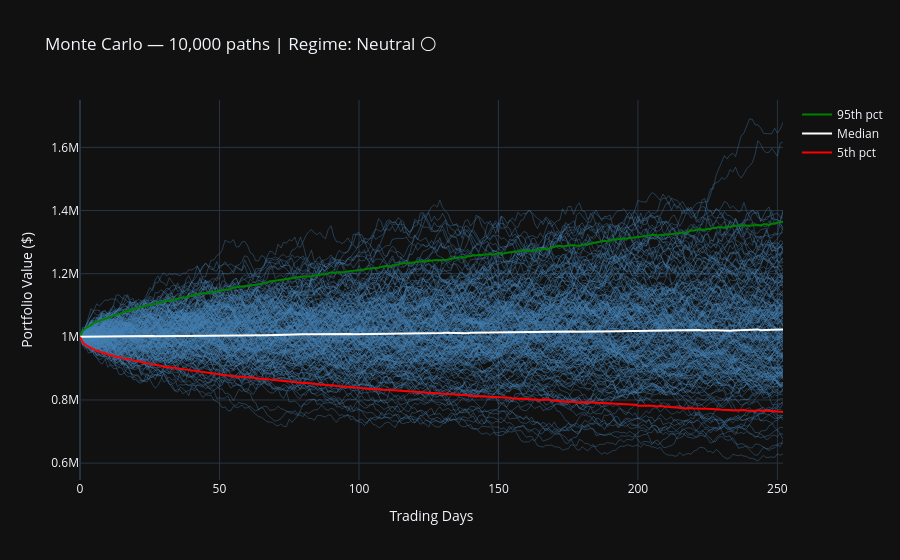

Notebook code for this chart:
### Markdown cell above
---
## Phase 4 — Regime-Aware Monte Carlo Simulator

### Code cell
HORIZON   = 252          # trading days (~1 year)
N_PATHS   = 10_000
PORT_VAL  = 1_000_000    # starting portfolio value ($)

# Regime parameters (from HMM fits; adjust to your calibration)
REGIMES = {
    'Bull 🟢':    {'drift': 0.12/252,  'vol': 0.12/np.sqrt(252)},
    'Neutral ⚪': {'drift': 0.04/252,  'vol': 0.18/np.sqrt(252)},
    'Bear 🔴':    {'drift': -0.08/252, 'vol': 0.28/np.sqrt(252)},
}

# Use current regime
regime = REGIMES.get(current_regime, REGIMES['Neutral ⚪'])
drift  = regime['drift']
vol    = regime['vol']

# Sentiment overlay: positive sentiment nudges drift up
drift_adj = drift + portfolio_sentiment * 0.0002

# Simulate GBM paths
dt      = 1
shocks  = np.random.normal(0, 1, (HORIZON, N_PATHS))
log_ret = (drift_adj - 0.5 * vol**2) * dt + vol * np.sqrt(dt) * shocks
paths   = PORT_VAL * np.exp(np.cumsum(log_ret, axis=0))
paths   = np.vstack([np.full(N_PATHS, PORT_VAL), paths])

# Summary stats
final = paths[-1]
var95 = np.percentile(final, 5)
cvar95 = final[final <= var95].mean()

# Plot a sample of paths + percentile bands
pct_5  = np.percentile(paths, 5,  axis=1)
pct_50 = np.percentile(paths, 50, axis=1)
pct_95 = np.percentile(paths, 95, axis=1)
days   = np.arange(HORIZON + 1)

fig = go.Figure()
# Show 200 random paths
for i in np.random.choice(N_PATHS, 200, replace=False):
    fig.add_trace(go.Scatter(x=days, y=paths[:, i],
                             line=dict(width=0.4, color='steelblue'),
                             showlegend=False))
fig.add_trace(go.Scatter(x=days, y=pct_95, name='95th pct',
                         line=dict(color='green', width=2)))
fig.add_trace(go.Scatter(x=days, y=pct_50, name='Median',
                         line=dict(color='white', width=2)))
fig.add_trace(go.Scatter(x=days, y=pct_5,  name='5th pct',
                         line=dict(color='red', width=2)))
fig.update_layout(
    title=f'Monte Carlo — {N_PATHS:,} paths | Regime: {current_regime}',
    xaxis_title='Trading Days', yaxis_title='Portfolio Value ($)',
    template='plotly_dark'
)
fig.show()

print(f'\n📉 1-Year Risk Summary (regime: {current_regime})')
print(f'  Median final value : ${pct_50[-1]:>12,.0f}')
print(f'  95th pct           : ${pct_95[-1]:>12,.0f}')
print(f'  5th  pct           : ${pct_5[-1]:>12,.0f}')
print(f'  VaR  95%           : ${PORT_VAL - var95:>12,.0f}  ({1 - var95/PORT_VAL:.2%} loss)')
print(f'  CVaR 95%           : ${PORT_VAL - cvar95:>12,.0f}  ({1 - cvar95/PORT_VAL:.2%} loss)')

### Figure 1 — Plotly figure (JSON) as saved in the notebook; plotly's stock layout.template omitted (floating-point values rounded to 4 significant figures; data arrays with more than 128 entries replaced by an {"elided": "..."} marker saying what was removed)
{"data": [{"line": {"color": "steelblue", "width": 0.4}, "showlegend": false, "type": "scatter", "x": {"elided": "253 int values"}, "y": {"elided": "253 float values"}}, {"line": {"color": "steelblue", "width": 0.4}, "showlegend": false, "type": "scatter", "x": {"elided": "253 int values"}, "y": {"elided": "253 float values"}}, {"line": {"color": "steelblue", "width": 0.4}, "showlegend": false, "type": "scatter", "x": {"elided": "253 int values"}, "y": {"elided": "253 float values"}}, {"line": {"color": "steelblue", "width": 0.4}, "showlegend": false, "type": "scatter", "x": {"elided": "253 int values"}, "y": {"elided": "253 float values"}}, {"line": {"color": "steelblue", "width": 0.4}, "showlegend": false, "type": "scatter", "x": {"elided": "253 int values"}, "y": {"elided": "253 float values"}}, {"line": {"color": "steelblue", "width": 0.4}, "showlegend": false, "type": "scatter", "x": {"elided": "253 int values"}, "y": {"elided": "253 float values"}}, {"line": {"color": "steelblue", "width": 0.4}, "showlegend": false, "type": "scatter", "x": {"elided": "253 int values"}, "y": {"elided": "253 float values"}}, {"line": {"color": "steelblue", "width": 0.4}, "showlegend": false, "type": "scatter", "x": {"elided": "253 int values"}, "y": {"elided": "253 float values"}}, {"line": {"color": "steelblue", "width": 0.4}, "showlegend": false, "type": "scatter", "x": {"elided": "253 int values"}, "y": {"elided": "253 float values"}}, {"line": {"color": "steelblue", "width": 0.4}, "showlegend": false, "type": "scatter", "x": {"elided": "253 int values"}, "y": {"elided": "253 float values"}}, {"line": {"color": "steelblue", "width": 0.4}, "showlegend": false, "type": "scatter", "x": {"elided": "253 int values"}, "y": {"elided": "253 float values"}}, {"line": {"color": "steelblue", "width": 0.4}, "showlegend": false, "type": "scatter", "x": {"elided": "253 int values"}, "y": {"elided": "253 float values"}}, {"line": {"color": "steelblue", "width": 0.4}, "showlegend": false, "type": "scatter", "x": {"elided": "253 int values"}, "y": {"elided": "253 float values"}}, {"line": {"color": "steelblue", "width": 0.4}, "showlegend": false, "type": "scatter", "x": {"elided": "253 int values"}, "y": {"elided": "253 float values"}}, {"line": {"color": "steelblue", "width": 0.4}, "showlegend": false, "type": "scatter", "x": {"elided": "253 int values"}, "y": {"elided": "253 float values"}}, {"line": {"color": "steelblue", "width": 0.4}, "showlegend": false, "type": "scatter", "x": {"elided": "253 int values"}, "y": {"elided": "253 float values"}}, {"line": {"color": "steelblue", "width": 0.4}, "showlegend": false, "type": "scatter", "x": {"elided": "253 int values"}, "y": {"elided": "253 float values"}}, {"line": {"color": "steelblue", "width": 0.4}, "showlegend": false, "type": "scatter", "x": {"elided": "253 int values"}, "y": {"elided": "253 float values"}}, {"line": {"color": "steelblue", "width": 0.4}, "showlegend": false, "type": "scatter", "x": {"elided": "253 int values"}, "y": {"elided": "253 float values"}}, {"line": {"color": "steelblue", "width": 0.4}, "showlegend": false, "type": "scatter", "x": {"elided": "253 int values"}, "y": {"elided": "253 float values"}}, {"line": {"color": "steelblue", "width": 0.4}, "showlegend": false, "type": "scatter", "x": {"elided": "253 int values"}, "y": {"elided": "253 float values"}}, {"line": {"color": "steelblue", "width": 0.4}, "showlegend": false, "type": "scatter", "x": {"elided": "253 int values"}, "y": {"elided": "253 float values"}}, {"line": {"color": "steelblue", "width": 0.4}, "showlegend": false, "type": "scatter", "x": {"elided": "253 int values"}, "y": {"elided": "253 float values"}}, {"line": {"color": "steelblue", "width": 0.4}, "showlegend": false, "type": "scatter", "x": {"elided": "253 int values"}, "y": {"elided": "253 float values"}}, {"line": {"color": "steelblue", "width": 0.4}, "showlegend": false, "type": "scatter", "x": {"elided": "253 int values"}, "y": {"elided": "253 float values"}}, {"line": {"color": "steelblue", "width": 0.4}, "showlegend": false, "type": "scatter", "x": {"elided": "253 int values"}, "y": {"elided": "253 float values"}}, {"line": {"color": "steelblue", "width": 0.4}, "showlegend": false, "type": "scatter", "x": {"elided": "253 int values"}, "y": {"elided": "253 float values"}}, {"line": {"color": "steelblue", "width": 0.4}, "showlegend": false, "type": "scatter", "x": {"elided": "253 int values"}, "y": {"elided": "253 float values"}}, {"line": {"color": "steelblue", "width": 0.4}, "showlegend": false, "type": "scatter", "x": {"elided": "253 int values"}, "y": {"elided": "253 float values"}}, {"line": {"color": "steelblue", "width": 0.4}, "showlegend": false, "type": "scatter", "x": {"elided": "253 int values"}, "y": {"elided": "253 float values"}}, {"line": {"color": "steelblue", "width": 0.4}, "showlegend": false, "type": "scatter", "x": {"elided": "253 int values"}, "y": {"elided": "253 float values"}}, {"line": {"color": "steelblue", "width": 0.4}, "showlegend": false, "type": "scatter", "x": {"elided": "253 int values"}, "y": {"elided": "253 float values"}}, {"line": {"color": "steelblue", "width": 0.4}, "showlegend": false, "type": "scatter", "x": {"elided": "253 int values"}, "y": {"elided": "253 float values"}}, {"line": {"color": "steelblue", "width": 0.4}, "showlegend": false, "type": "scatter", "x": {"elided": "253 int values"}, "y": {"elided": "253 float values"}}, {"line": {"color": "steelblue", "width": 0.4}, "showlegend": false, "type": "scatter", "x": {"elided": "253 int values"}, "y": {"elided": "253 float values"}}, {"line": {"color": "steelblue", "width": 0.4}, "showlegend": false, "type": "scatter", "x": {"elided": "253 int values"}, "y": {"elided": "253 float values"}}, {"line": {"color": "steelblue", "width": 0.4}, "showlegend": false, "type": "scatter", "x": {"elided": "253 int values"}, "y": {"elided": "253 float values"}}, {"line": {"color": "steelblue", "width": 0.4}, "showlegend": false, "type": "scatter", "x": {"elided": "253 int values"}, "y": {"elided": "253 float values"}}, {"line": {"color": "steelblue", "width": 0.4}, "showlegend": false, "type": "scatter", "x": {"elided": "253 int values"}, "y": {"elided": "253 float values"}}, {"line": {"color": "steelblue", "width": 0.4}, "showlegend": false, "type": "scatter", "x": {"elided": "253 int values"}, "y": {"elided": "253 float values"}}, {"line": {"color": "steelblue", "width": 0.4}, "showlegend": false, "type": "scatter", "x": {"elided": "253 int values"}, "y": {"elided": "253 float values"}}, {"line": {"color": "steelblue", "width": 0.4}, "showlegend": false, "type": "scatter", "x": {"elided": "253 int values"}, "y": {"elided": "253 float values"}}, {"line": {"color": "steelblue", "width": 0.4}, "showlegend": false, "type": "scatter", "x": {"elided": "253 int values"}, "y": {"elided": "253 float values"}}, {"line": {"color": "steelblue", "width": 0.4}, "showlegend": false, "type": "scatter", "x": {"elided": "253 int values"}, "y": {"elided": "253 float values"}}, {"line": {"color": "steelblue", "width": 0.4}, "showlegend": false, "type": "scatter", "x": {"elided": "253 int values"}, "y": {"elided": "253 float values"}}, {"line": {"color": "steelblue", "width": 0.4}, "showlegend": false, "type": "scatter", "x": {"elided": "253 int values"}, "y": {"elided": "253 float values"}}, {"line": {"color": "steelblue", "width": 0.4}, "showlegend": false, "type": "scatter", "x": {"elided": "253 int values"}, "y": {"elided": "253 float values"}}, {"line": {"color": "steelblue", "width": 0.4}, "showlegend": false, "type": "scatter", "x": {"elided": "253 int values"}, "y": {"elided": "253 float values"}}, {"line": {"color": "steelblue", "width": 0.4}, "showlegend": false, "type": "scatter", "x": {"elided": "253 int values"}, "y": {"elided": "253 float values"}}, {"line": {"color": "steelblue", "width": 0.4}, "showlegend": false, "type": "scatter", "x": {"elided": "253 int values"}, "y": {"elided": "253 float values"}}, {"line": {"color": "steelblue", "width": 0.4}, "showlegend": false, "type": "scatter", "x": {"elided": "253 int values"}, "y": {"elided": "253 float values"}}, {"line": {"color": "steelblue", "width": 0.4}, "showlegend": false, "type": "scatter", "x": {"elided": "253 int values"}, "y": {"elided": "253 float values"}}, {"line": {"color": "steelblue", "width": 0.4}, "showlegend": false, "type": "scatter", "x": {"elided": "253 int values"}, "y": {"elided": "253 float values"}}, {"line": {"color": "steelblue", "width": 0.4}, "showlegend": false, "type": "scatter", "x": {"elided": "253 int values"}, "y": {"elided": "253 float values"}}, {"line": {"color": "steelblue", "width": 0.4}, "showlegend": false, "type": "scatter", "x": {"elided": "253 int values"}, "y": {"elided": "253 float values"}}, {"line": {"color": "steelblue", "width": 0.4}, "showlegend": false, "type": "scatter", "x": {"elided": "253 int values"}, "y": {"elided": "253 float values"}}, {"line": {"color": "steelblue", "width": 0.4}, "showlegend": false, "type": "scatter", "x": {"elided": "253 int values"}, "y": {"elided": "253 float values"}}, {"line": {"color": "steelblue", "width": 0.4}, "showlegend": false, "type": "scatter", "x": {"elided": "253 int values"}, "y": {"elided": "253 float values"}}, {"line": {"color": "steelblue", "width": 0.4}, "showlegend": false, "type": "scatter", "x": {"elided": "253 int values"}, "y": {"elided": "253 float values"}}, {"line": {"color": "steelblue", "width": 0.4}, "showlegend": false, "type": "scatter", "x": {"elided": "253 int values"}, "y": {"elided": "253 float values"}}, {"line": {"color": "steelblue", "width": 0.4}, "showlegend": false, "type": "scatter", "x": {"elided": "253 int values"}, "y": {"elided": "253 float values"}}, {"line": {"color": "steelblue", "width": 0.4}, "showlegend": false, "type": "scatter", "x": {"elided": "253 int values"}, "y": {"elided": "253 float values"}}, {"line": {"color": "steelblue", "width": 0.4}, "showlegend": false, "type": "scatter", "x": {"elided": "253 int values"}, "y": {"elided": "253 float values"}}, {"line": {"color": "steelblue", "width": 0.4}, "showlegend": false, "type": "scatter", "x": {"elided": "253 int values"}, "y": {"elided": "253 float values"}}, {"line": {"color": "steelblue", "width": 0.4}, "showlegend": false, "type": "scatter", "x": {"elided": "253 int values"}, "y": {"elided": "253 float values"}}, {"line": {"color": "steelblue", "width": 0.4}, "showlegend": false, "type": "scatter", "x": {"elided": "253 int values"}, "y": {"elided": "253 float values"}}, {"line": {"color": "steelblue", "width": 0.4}, "showlegend": false, "type": "scatter", "x": {"elided": "253 int values"}, "y": {"elided": "253 float values"}}, {"line": {"color": "steelblue", "width": 0.4}, "showlegend": false, "type": "scatter", "x": {"elided": "253 int values"}, "y": {"elided": "253 float values"}}, {"line": {"color": "steelblue", "width": 0.4}, "showlegend": false, "type": "scatter", "x": {"elided": "253 int values"}, "y": {"elided": "253 float values"}}, {"line": {"color": "steelblue", "width": 0.4}, "showlegend": false, "type": "scatter", "x": {"elided": "253 int values"}, "y": {"elided": "253 float values"}}, {"line": {"color": "steelblue", "width": 0.4}, "showlegend": false, "type": "scatter", "x": {"elided": "253 int values"}, "y": {"elided": "253 float values"}}, {"line": {"color": "steelblue", "width": 0.4}, "showlegend": false, "type": "scatter", "x": {"elided": "253 int values"}, "y": {"elided": "253 float values"}}, {"line": {"color": "steelblue", "width": 0.4}, "showlegend": false, "type": "scatter", "x": {"elided": "253 int values"}, "y": {"elided": "253 float values"}}, {"line": {"color": "steelblue", "width": 0.4}, "showlegend": false, "type": "scatter", "x": {"elided": "253 int values"}, "y": {"elided": "253 float values"}}, {"line": {"color": "steelblue", "width": 0.4}, "showlegend": false, "type": "scatter", "x": {"elided": "253 int values"}, "y": {"elided": "253 float values"}}, {"line": {"color": "steelblue", "width": 0.4}, "showlegend": false, "type": "scatter", "x": {"elided": "253 int values"}, "y": {"elided": "253 float values"}}, {"line": {"color": "steelblue", "width": 0.4}, "showlegend": false, "type": "scatter", "x": {"elided": "253 int values"}, "y": {"elided": "253 float values"}}, {"line": {"color": "steelblue", "width": 0.4}, "showlegend": false, "type": "scatter", "x": {"elided": "253 int values"}, "y": {"elided": "253 float values"}}, {"line": {"color": "steelblue", "width": 0.4}, "showlegend": false, "type": "scatter", "x": {"elided": "253 int values"}, "y": {"elided": "253 float values"}}, {"line": {"color": "steelblue", "width": 0.4}, "showlegend": false, "type": "scatter", "x": {"elided": "253 int values"}, "y": {"elided": "253 float values"}}, {"line": {"color": "steelblue", "width": 0.4}, "showlegend": false, "type": "scatter", "x": {"elided": "253 int values"}, "y": {"elided": "253 float values"}}, {"line": {"color": "steelblue", "width": 0.4}, "showlegend": false, "type": "scatter", "x": {"elided": "253 int values"}, "y": {"elided": "253 float values"}}, {"line": {"color": "steelblue", "width": 0.4}, "showlegend": false, "type": "scatter", "x": {"elided": "253 int values"}, "y": {"elided": "253 float values"}}, {"line": {"color": "steelblue", "width": 0.4}, "showlegend": false, "type": "scatter", "x": {"elided": "253 int values"}, "y": {"elided": "253 float values"}}, {"line": {"color": "steelblue", "width": 0.4}, "showlegend": false, "type": "scatter", "x": {"elided": "253 int values"}, "y": {"elided": "253 float values"}}, {"line": {"color": "steelblue", "width": 0.4}, "showlegend": false, "type": "scatter", "x": {"elided": "253 int values"}, "y": {"elided": "253 float values"}}, {"line": {"color": "steelblue", "width": 0.4}, "showlegend": false, "type": "scatter", "x": {"elided": "253 int values"}, "y": {"elided": "253 float values"}}, {"line": {"color": "steelblue", "width": 0.4}, "showlegend": false, "type": "scatter", "x": {"elided": "253 int values"}, "y": {"elided": "253 float values"}}, {"line": {"color": "steelblue", "width": 0.4}, "showlegend": false, "type": "scatter", "x": {"elided": "253 int values"}, "y": {"elided": "253 float values"}}, {"line": {"color": "steelblue", "width": 0.4}, "showlegend": false, "type": "scatter", "x": {"elided": "253 int values"}, "y": {"elided": "253 float values"}}, {"line": {"color": "steelblue", "width": 0.4}, "showlegend": false, "type": "scatter", "x": {"elided": "253 int values"}, "y": {"elided": "253 float values"}}, {"line": {"color": "steelblue", "width": 0.4}, "showlegend": false, "type": "scatter", "x": {"elided": "253 int values"}, "y": {"elided": "253 float values"}}, {"line": {"color": "steelblue", "width": 0.4}, "showlegend": false, "type": "scatter", "x": {"elided": "253 int values"}, "y": {"elided": "253 float values"}}, {"line": {"color": "steelblue", "width": 0.4}, "showlegend": false, "type": "scatter", "x": {"elided": "253 int values"}, "y": {"elided": "253 float values"}}, {"line": {"color": "steelblue", "width": 0.4}, "showlegend": false, "type": "scatter", "x": {"elided": "253 int values"}, "y": {"elided": "253 float values"}}, {"line": {"color": "steelblue", "width": 0.4}, "showlegend": false, "type": "scatter", "x": {"elided": "253 int values"}, "y": {"elided": "253 float values"}}, {"line": {"color": "steelblue", "width": 0.4}, "showlegend": false, "type": "scatter", "x": {"elided": "253 int values"}, "y": {"elided": "253 float values"}}, {"line": {"color": "steelblue", "width": 0.4}, "showlegend": false, "type": "scatter", "x": {"elided": "253 int values"}, "y": {"elided": "253 float values"}}, {"line": {"color": "steelblue", "width": 0.4}, "showlegend": false, "type": "scatter", "x": {"elided": "253 int values"}, "y": {"elided": "253 float values"}}, {"line": {"color": "steelblue", "width": 0.4}, "showlegend": false, "type": "scatter", "x": {"elided": "253 int values"}, "y": {"elided": "253 float values"}}, {"line": {"color": "steelblue", "width": 0.4}, "showlegend": false, "type": "scatter", "x": {"elided": "253 int values"}, "y": {"elided": "253 float values"}}, {"line": {"color": "steelblue", "width": 0.4}, "showlegend": false, "type": "scatter", "x": {"elided": "253 int values"}, "y": {"elided": "253 float values"}}, {"line": {"color": "steelblue", "width": 0.4}, "showlegend": false, "type": "scatter", "x": {"elided": "253 int values"}, "y": {"elided": "253 float values"}}, {"line": {"color": "steelblue", "width": 0.4}, "showlegend": false, "type": "scatter", "x": {"elided": "253 int values"}, "y": {"elided": "253 float values"}}, {"line": {"color": "steelblue", "width": 0.4}, "showlegend": false, "type": "scatter", "x": {"elided": "253 int values"}, "y": {"elided": "253 float values"}}, {"line": {"color": "steelblue", "width": 0.4}, "showlegend": false, "type": "scatter", "x": {"elided": "253 int values"}, "y": {"elided": "253 float values"}}, {"line": {"color": "steelblue", "width": 0.4}, "showlegend": false, "type": "scatter", "x": {"elided": "253 int values"}, "y": {"elided": "253 float values"}}, {"line": {"color": "steelblue", "width": 0.4}, "showlegend": false, "type": "scatter", "x": {"elided": "253 int values"}, "y": {"elided": "253 float values"}}, {"line": {"color": "steelblue", "width": 0.4}, "showlegend": false, "type": "scatter", "x": {"elided": "253 int values"}, "y": {"elided": "253 float values"}}, {"line": {"color": "steelblue", "width": 0.4}, "showlegend": false, "type": "scatter", "x": {"elided": "253 int values"}, "y": {"elided": "253 float values"}}, {"line": {"color": "steelblue", "width": 0.4}, "showlegend": false, "type": "scatter", "x": {"elided": "253 int values"}, "y": {"elided": "253 float values"}}, {"line": {"color": "steelblue", "width": 0.4}, "showlegend": false, "type": "scatter", "x": {"elided": "253 int values"}, "y": {"elided": "253 float values"}}, {"line": {"color": "steelblue", "width": 0.4}, "showlegend": false, "type": "scatter", "x": {"elided": "253 int values"}, "y": {"elided": "253 float values"}}, {"line": {"color": "steelblue", "width": 0.4}, "showlegend": false, "type": "scatter", "x": {"elided": "253 int values"}, "y": {"elided": "253 float values"}}, {"line": {"color": "steelblue", "width": 0.4}, "showlegend": false, "type": "scatter", "x": {"elided": "253 int values"}, "y": {"elided": "253 float values"}}, {"line": {"color": "steelblue", "width": 0.4}, "showlegend": false, "type": "scatter", "x": {"elided": "253 int values"}, "y": {"elided": "253 float values"}}, {"line": {"color": "steelblue", "width": 0.4}, "showlegend": false, "type": "scatter", "x": {"elided": "253 int values"}, "y": {"elided": "253 float values"}}, {"line": {"color": "steelblue", "width": 0.4}, "showlegend": false, "type": "scatter", "x": {"elided": "253 int values"}, "y": {"elided": "253 float values"}}, {"line": {"color": "steelblue", "width": 0.4}, "showlegend": false, "type": "scatter", "x": {"elided": "253 int values"}, "y": {"elided": "253 float values"}}, {"line": {"color": "steelblue", "width": 0.4}, "showlegend": false, "type": "scatter", "x": {"elided": "253 int values"}, "y": {"elided": "253 float values"}}, {"line": {"color": "steelblue", "width": 0.4}, "showlegend": false, "type": "scatter", "x": {"elided": "253 int values"}, "y": {"elided": "253 float values"}}, {"line": {"color": "steelblue", "width": 0.4}, "showlegend": false, "type": "scatter", "x": {"elided": "253 int values"}, "y": {"elided": "253 float values"}}, {"line": {"color": "steelblue", "width": 0.4}, "showlegend": false, "type": "scatter", "x": {"elided": "253 int values"}, "y": {"elided": "253 float values"}}, {"line": {"color": "steelblue", "width": 0.4}, "showlegend": false, "type": "scatter", "x": {"elided": "253 int values"}, "y": {"elided": "253 float values"}}, {"line": {"color": "steelblue", "width": 0.4}, "showlegend": false, "type": "scatter", "x": {"elided": "253 int values"}, "y": {"elided": "253 float values"}}, {"line": {"color": "steelblue", "width": 0.4}, "showlegend": false, "type": "scatter", "x": {"elided": "253 int values"}, "y": {"elided": "253 float values"}}, {"line": {"color": "steelblue", "width": 0.4}, "showlegend": false, "type": "scatter", "x": {"elided": "253 int values"}, "y": {"elided": "253 float values"}}, {"line": {"color": "steelblue", "width": 0.4}, "showlegend": false, "type": "scatter", "x": {"elided": "253 int values"}, "y": {"elided": "253 float values"}}, {"line": {"color": "steelblue", "width": 0.4}, "showlegend": false, "type": "scatter", "x": {"elided": "253 int values"}, "y": {"elided": "253 float values"}}, {"line": {"color": "steelblue", "width": 0.4}, "showlegend": false, "type": "scatter", "x": {"elided": "253 int values"}, "y": {"elided": "253 float values"}}, {"line": {"color": "steelblue", "width": 0.4}, "showlegend": false, "type": "scatter", "x": {"elided": "253 int values"}, "y": {"elided": "253 float values"}}, {"line": {"color": "steelblue", "width": 0.4}, "showlegend": false, "type": "scatter", "x": {"elided": "253 int values"}, "y": {"elided": "253 float values"}}, {"line": {"color": "steelblue", "width": 0.4}, "showlegend": false, "type": "scatter", "x": {"elided": "253 int values"}, "y": {"elided": "253 float values"}}, {"line": {"color": "steelblue", "width": 0.4}, "showlegend": false, "type": "scatter", "x": {"elided": "253 int values"}, "y": {"elided": "253 float values"}}, {"line": {"color": "steelblue", "width": 0.4}, "showlegend": false, "type": "scatter", "x": {"elided": "253 int values"}, "y": {"elided": "253 float values"}}, {"line": {"color": "steelblue", "width": 0.4}, "showlegend": false, "type": "scatter", "x": {"elided": "253 int values"}, "y": {"elided": "253 float values"}}, {"line": {"color": "steelblue", "width": 0.4}, "showlegend": false, "type": "scatter", "x": {"elided": "253 int values"}, "y": {"elided": "253 float values"}}, {"line": {"color": "steelblue", "width": 0.4}, "showlegend": false, "type": "scatter", "x": {"elided": "253 int values"}, "y": {"elided": "253 float values"}}, {"line": {"color": "steelblue", "width": 0.4}, "showlegend": false, "type": "scatter", "x": {"elided": "253 int values"}, "y": {"elided": "253 float values"}}, {"line": {"color": "steelblue", "width": 0.4}, "showlegend": false, "type": "scatter", "x": {"elided": "253 int values"}, "y": {"elided": "253 float values"}}, {"line": {"color": "steelblue", "width": 0.4}, "showlegend": false, "type": "scatter", "x": {"elided": "253 int values"}, "y": {"elided": "253 float values"}}, {"line": {"color": "steelblue", "width": 0.4}, "showlegend": false, "type": "scatter", "x": {"elided": "253 int values"}, "y": {"elided": "253 float values"}}, {"line": {"color": "steelblue", "width": 0.4}, "showlegend": false, "type": "scatter", "x": {"elided": "253 int values"}, "y": {"elided": "253 float values"}}, {"line": {"color": "steelblue", "width": 0.4}, "showlegend": false, "type": "scatter", "x": {"elided": "253 int values"}, "y": {"elided": "253 float values"}}, {"line": {"color": "steelblue", "width": 0.4}, "showlegend": false, "type": "scatter", "x": {"elided": "253 int values"}, "y": {"elided": "253 float values"}}, {"line": {"color": "steelblue", "width": 0.4}, "showlegend": false, "type": "scatter", "x": {"elided": "253 int values"}, "y": {"elided": "253 float values"}}, {"line": {"color": "steelblue", "width": 0.4}, "showlegend": false, "type": "scatter", "x": {"elided": "253 int values"}, "y": {"elided": "253 float values"}}, {"line": {"color": "steelblue", "width": 0.4}, "showlegend": false, "type": "scatter", "x": {"elided": "253 int values"}, "y": {"elided": "253 float values"}}, {"line": {"color": "steelblue", "width": 0.4}, "showlegend": false, "type": "scatter", "x": {"elided": "253 int values"}, "y": {"elided": "253 float values"}}, {"line": {"color": "steelblue", "width": 0.4}, "showlegend": false, "type": "scatter", "x": {"elided": "253 int values"}, "y": {"elided": "253 float values"}}, {"line": {"color": "steelblue", "width": 0.4}, "showlegend": false, "type": "scatter", "x": {"elided": "253 int values"}, "y": {"elided": "253 float values"}}, {"line": {"color": "steelblue", "width": 0.4}, "showlegend": false, "type": "scatter", "x": {"elided": "253 int values"}, "y": {"elided": "253 float values"}}, {"line": {"color": "steelblue", "width": 0.4}, "showlegend": false, "type": "scatter", "x": {"elided": "253 int values"}, "y": {"elided": "253 float values"}}, {"line": {"color": "steelblue", "width": 0.4}, "showlegend": false, "type": "scatter", "x": {"elided": "253 int values"}, "y": {"elided": "253 float values"}}, {"line": {"color": "steelblue", "width": 0.4}, "showlegend": false, "type": "scatter", "x": {"elided": "253 int values"}, "y": {"elided": "253 float values"}}, {"line": {"color": "steelblue", "width": 0.4}, "showlegend": false, "type": "scatter", "x": {"elided": "253 int values"}, "y": {"elided": "253 float values"}}, {"line": {"color": "steelblue", "width": 0.4}, "showlegend": false, "type": "scatter", "x": {"elided": "253 int values"}, "y": {"elided": "253 float values"}}, {"line": {"color": "steelblue", "width": 0.4}, "showlegend": false, "type": "scatter", "x": {"elided": "253 int values"}, "y": {"elided": "253 float values"}}, {"line": {"color": "steelblue", "width": 0.4}, "showlegend": false, "type": "scatter", "x": {"elided": "253 int values"}, "y": {"elided": "253 float values"}}, {"line": {"color": "steelblue", "width": 0.4}, "showlegend": false, "type": "scatter", "x": {"elided": "253 int values"}, "y": {"elided": "253 float values"}}, {"line": {"color": "steelblue", "width": 0.4}, "showlegend": false, "type": "scatter", "x": {"elided": "253 int values"}, "y": {"elided": "253 float values"}}, {"line": {"color": "steelblue", "width": 0.4}, "showlegend": false, "type": "scatter", "x": {"elided": "253 int values"}, "y": {"elided": "253 float values"}}, {"line": {"color": "steelblue", "width": 0.4}, "showlegend": false, "type": "scatter", "x": {"elided": "253 int values"}, "y": {"elided": "253 float values"}}, {"line": {"color": "steelblue", "width": 0.4}, "showlegend": false, "type": "scatter", "x": {"elided": "253 int values"}, "y": {"elided": "253 float values"}}, {"line": {"color": "steelblue", "width": 0.4}, "showlegend": false, "type": "scatter", "x": {"elided": "253 int values"}, "y": {"elided": "253 float values"}}, {"line": {"color": "steelblue", "width": 0.4}, "showlegend": false, "type": "scatter", "x": {"elided": "253 int values"}, "y": {"elided": "253 float values"}}, {"line": {"color": "steelblue", "width": 0.4}, "showlegend": false, "type": "scatter", "x": {"elided": "253 int values"}, "y": {"elided": "253 float values"}}, {"line": {"color": "steelblue", "width": 0.4}, "showlegend": false, "type": "scatter", "x": {"elided": "253 int values"}, "y": {"elided": "253 float values"}}, {"line": {"color": "steelblue", "width": 0.4}, "showlegend": false, "type": "scatter", "x": {"elided": "253 int values"}, "y": {"elided": "253 float values"}}, {"line": {"color": "steelblue", "width": 0.4}, "showlegend": false, "type": "scatter", "x": {"elided": "253 int values"}, "y": {"elided": "253 float values"}}, {"line": {"color": "steelblue", "width": 0.4}, "showlegend": false, "type": "scatter", "x": {"elided": "253 int values"}, "y": {"elided": "253 float values"}}, {"line": {"color": "steelblue", "width": 0.4}, "showlegend": false, "type": "scatter", "x": {"elided": "253 int values"}, "y": {"elided": "253 float values"}}, {"line": {"color": "steelblue", "width": 0.4}, "showlegend": false, "type": "scatter", "x": {"elided": "253 int values"}, "y": {"elided": "253 float values"}}, {"line": {"color": "steelblue", "width": 0.4}, "showlegend": false, "type": "scatter", "x": {"elided": "253 int values"}, "y": {"elided": "253 float values"}}, {"line": {"color": "steelblue", "width": 0.4}, "showlegend": false, "type": "scatter", "x": {"elided": "253 int values"}, "y": {"elided": "253 float values"}}, {"line": {"color": "steelblue", "width": 0.4}, "showlegend": false, "type": "scatter", "x": {"elided": "253 int values"}, "y": {"elided": "253 float values"}}, {"line": {"color": "steelblue", "width": 0.4}, "showlegend": false, "type": "scatter", "x": {"elided": "253 int values"}, "y": {"elided": "253 float values"}}, {"line": {"color": "steelblue", "width": 0.4}, "showlegend": false, "type": "scatter", "x": {"elided": "253 int values"}, "y": {"elided": "253 float values"}}, {"line": {"color": "steelblue", "width": 0.4}, "showlegend": false, "type": "scatter", "x": {"elided": "253 int values"}, "y": {"elided": "253 float values"}}, {"line": {"color": "steelblue", "width": 0.4}, "showlegend": false, "type": "scatter", "x": {"elided": "253 int values"}, "y": {"elided": "253 float values"}}, {"line": {"color": "steelblue", "width": 0.4}, "showlegend": false, "type": "scatter", "x": {"elided": "253 int values"}, "y": {"elided": "253 float values"}}, {"line": {"color": "steelblue", "width": 0.4}, "showlegend": false, "type": "scatter", "x": {"elided": "253 int values"}, "y": {"elided": "253 float values"}}, {"line": {"color": "steelblue", "width": 0.4}, "showlegend": false, "type": "scatter", "x": {"elided": "253 int values"}, "y": {"elided": "253 float values"}}, {"line": {"color": "steelblue", "width": 0.4}, "showlegend": false, "type": "scatter", "x": {"elided": "253 int values"}, "y": {"elided": "253 float values"}}, {"line": {"color": "steelblue", "width": 0.4}, "showlegend": false, "type": "scatter", "x": {"elided": "253 int values"}, "y": {"elided": "253 float values"}}, {"line": {"color": "steelblue", "width": 0.4}, "showlegend": false, "type": "scatter", "x": {"elided": "253 int values"}, "y": {"elided": "253 float values"}}, {"line": {"color": "steelblue", "width": 0.4}, "showlegend": false, "type": "scatter", "x": {"elided": "253 int values"}, "y": {"elided": "253 float values"}}, {"line": {"color": "steelblue", "width": 0.4}, "showlegend": false, "type": "scatter", "x": {"elided": "253 int values"}, "y": {"elided": "253 float values"}}, {"line": {"color": "steelblue", "width": 0.4}, "showlegend": false, "type": "scatter", "x": {"elided": "253 int values"}, "y": {"elided": "253 float values"}}, {"line": {"color": "steelblue", "width": 0.4}, "showlegend": false, "type": "scatter", "x": {"elided": "253 int values"}, "y": {"elided": "253 float values"}}, {"line": {"color": "steelblue", "width": 0.4}, "showlegend": false, "type": "scatter", "x": {"elided": "253 int values"}, "y": {"elided": "253 float values"}}, {"line": {"color": "steelblue", "width": 0.4}, "showlegend": false, "type": "scatter", "x": {"elided": "253 int values"}, "y": {"elided": "253 float values"}}, {"line": {"color": "steelblue", "width": 0.4}, "showlegend": false, "type": "scatter", "x": {"elided": "253 int values"}, "y": {"elided": "253 float values"}}, {"line": {"color": "steelblue", "width": 0.4}, "showlegend": false, "type": "scatter", "x": {"elided": "253 int values"}, "y": {"elided": "253 float values"}}, {"line": {"color": "steelblue", "width": 0.4}, "showlegend": false, "type": "scatter", "x": {"elided": "253 int values"}, "y": {"elided": "253 float values"}}, {"line": {"color": "steelblue", "width": 0.4}, "showlegend": false, "type": "scatter", "x": {"elided": "253 int values"}, "y": {"elided": "253 float values"}}, {"line": {"color": "steelblue", "width": 0.4}, "showlegend": false, "type": "scatter", "x": {"elided": "253 int values"}, "y": {"elided": "253 float values"}}, {"line": {"color": "steelblue", "width": 0.4}, "showlegend": false, "type": "scatter", "x": {"elided": "253 int values"}, "y": {"elided": "253 float values"}}, {"line": {"color": "steelblue", "width": 0.4}, "showlegend": false, "type": "scatter", "x": {"elided": "253 int values"}, "y": {"elided": "253 float values"}}, {"line": {"color": "steelblue", "width": 0.4}, "showlegend": false, "type": "scatter", "x": {"elided": "253 int values"}, "y": {"elided": "253 float values"}}, {"line": {"color": "green", "width": 2}, "name": "95th pct", "type": "scatter", "x": {"elided": "253 int values"}, "y": {"elided": "253 float values"}}, {"line": {"color": "white", "width": 2}, "name": "Median", "type": "scatter", "x": {"elided": "253 int values"}, "y": {"elided": "253 float values"}}, {"line": {"color": "red", "width": 2}, "name": "5th pct", "type": "scatter", "x": {"elided": "253 int values"}, "y": {"elided": "253 float values"}}], "layout": {"title": {"text": "Monte Carlo — 10,000 paths | Regime: Neutral ⚪"}, "xaxis": {"title": {"text": "Trading Days"}}, "yaxis": {"title": {"text": "Portfolio Value ($)"}}}}
